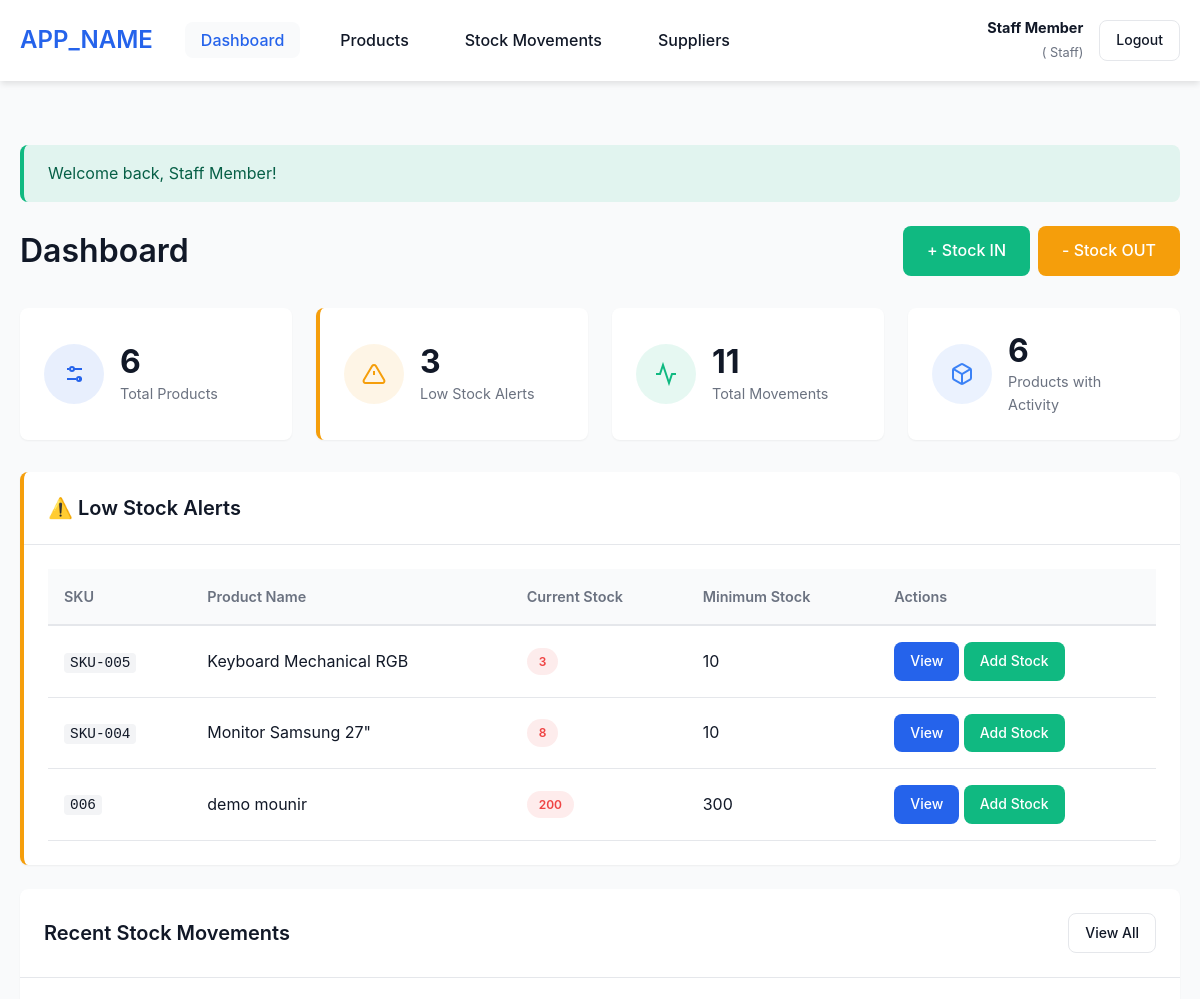
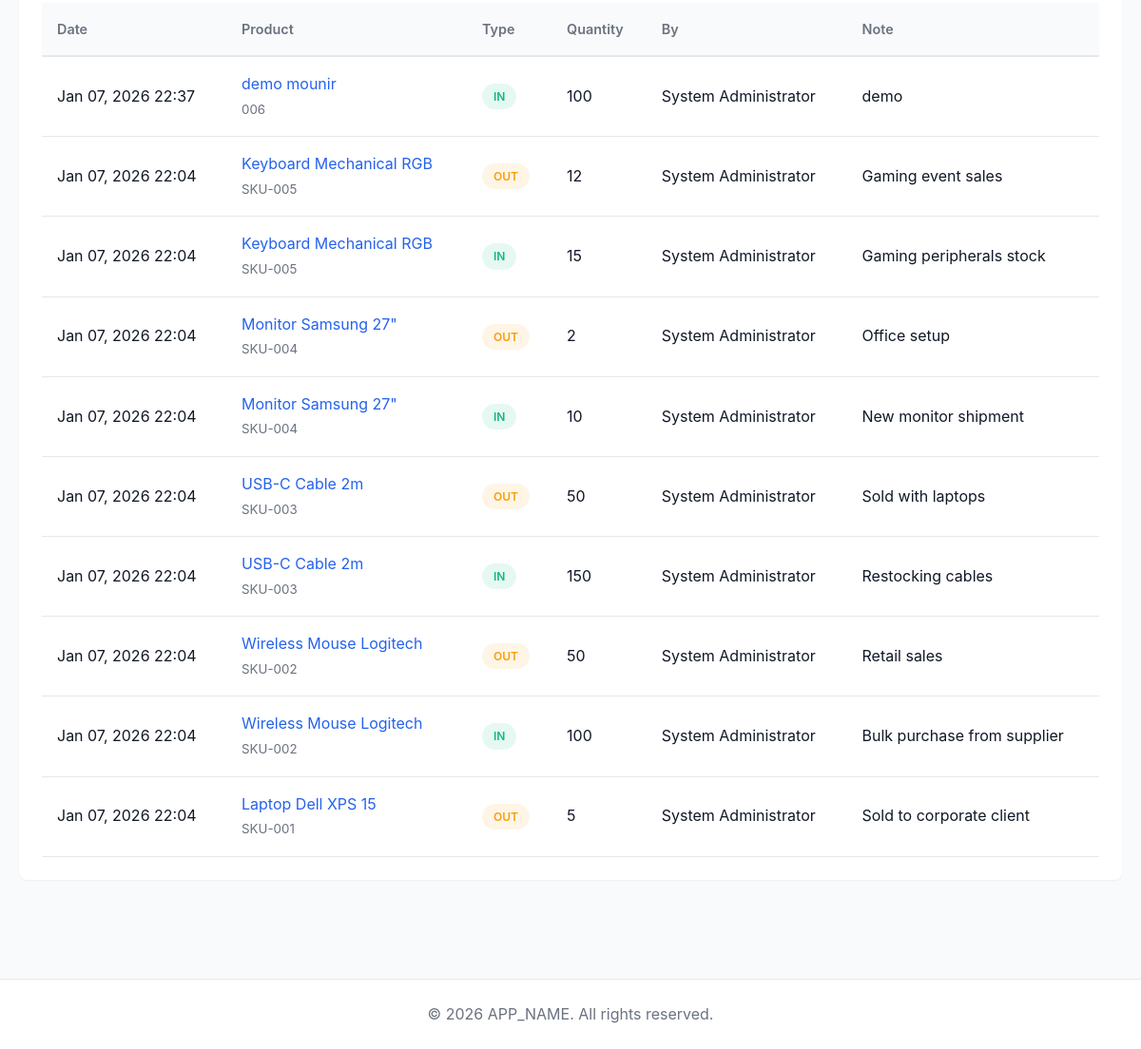
/index.php?page=dashboard (signed in), run on the app's committed database (2 pictures, top to bottom).
### tables this page shows
CREATE TABLE `products` (
  `id` int(10) UNSIGNED NOT NULL,
  `sku` varchar(50) NOT NULL,
  `name` varchar(200) NOT NULL,
  `description` text DEFAULT NULL,
  `purchase_price` decimal(10,2) NOT NULL DEFAULT 0.00,
  `selling_price` decimal(10,2) NOT NULL DEFAULT 0.00,
  `quantity` int(11) NOT NULL DEFAULT 0,
  `minimum_quantity` int(11) NOT NULL DEFAULT 10,
  `is_active` tinyint(1) NOT NULL DEFAULT 1,
  `supplier_id` int(10) UNSIGNED DEFAULT NULL,
  `created_by` int(10) UNSIGNED DEFAULT NULL,
  `created_at` timestamp NOT NULL DEFAULT current_timestamp(),
  `updated_at` timestamp NOT NULL DEFAULT current_timestamp() ON UPDATE current_timestamp()
);

CREATE TABLE `stock_movements` (
  `id` int(10) UNSIGNED NOT NULL,
  `product_id` int(10) UNSIGNED NOT NULL,
  `movement_type` enum('IN','OUT') NOT NULL,
  `quantity` int(11) NOT NULL,
  `note` text DEFAULT NULL,
  `created_by` int(10) UNSIGNED DEFAULT NULL,
  `created_at` timestamp NOT NULL DEFAULT current_timestamp()
);

CREATE TABLE `users` (
  `id` int(10) UNSIGNED NOT NULL,
  `username` varchar(50) NOT NULL,
  `email` varchar(100) NOT NULL,
  `password` varchar(255) NOT NULL,
  `full_name` varchar(100) NOT NULL,
  `role` enum('admin','staff','viewer') NOT NULL DEFAULT 'viewer',
  `is_active` tinyint(1) NOT NULL DEFAULT 1,
  `created_at` timestamp NOT NULL DEFAULT current_timestamp(),
  `updated_at` timestamp NOT NULL DEFAULT current_timestamp() ON UPDATE current_timestamp()
);

### controllers/DashboardController.php (called while the page is built, shortened)
<?php
require_once __DIR__ . '/../models/Product.php';
require_once __DIR__ . '/../models/StockMovement.php';
require_once __DIR__ . '/../includes/helpers.php';
class DashboardController
{
    private $productModel;
    private $stockMovementModel;
    public function __construct()
    {
        $this->productModel = new Product();
        $this->stockMovementModel = new StockMovement();
    }
    public function index()
    {
        $totalProducts = $this->productModel->getTotalCount();
        $lowStockCount = $this->productModel->getLowStockCount();
        $lowStockProducts = $this->productModel->getLowStock();
        $recentMovements = $this->stockMovementModel->getRecent(10);
        $movementStats = $this->stockMovementModel->getStatistics();
        require_once __DIR__ . '/../views/dashboard/index.php';
    }
}

### includes/helpers.php (called while the page is built, shortened)
<?php
function formatDate($date, $format = 'Y-m-d H:i:s')
{
    return date($format, strtotime($date));
}
function isLoggedIn()
{
    return isset($_SESSION['user_id']);
}
function getCurrentUserRole()
{
    return $_SESSION['user_role'] ?? null;
}
function hasRole($roles)
{
    $userRole = getCurrentUserRole();
    if (is_array($roles)) {
        return in_array($userRole, $roles);
    }
    return $userRole === $roles;
}

### config/Database.php (called while the page is built, shortened)
<?php
class Database
{
    private static $instance = null;
    private $connection;
    private function __construct()
    {
        try {
            $dsn = "mysql:host=" . DB_HOST . ";dbname=" . DB_NAME . ";charset=" . DB_CHARSET;
            $options = [
                PDO::ATTR_ERRMODE => PDO::ERRMODE_EXCEPTION,
                PDO::ATTR_DEFAULT_FETCH_MODE => PDO::FETCH_ASSOC,
                PDO::ATTR_EMULATE_PREPARES => false,
                PDO::MYSQL_ATTR_INIT_COMMAND => "SET NAMES " . DB_CHARSET
            ];
            $this->connection = new PDO($dsn, DB_USER, DB_PASS, $options);
        } catch (PDOException $e) {
            error_log("Database Connection Error: " . $e->getMessage());
            die("Database connection failed. Please check your configuration.");
        }
    }
    public static function getInstance()
    {
        if (self::$instance === null) {
            self::$instance = new self();
        }
        return self::$instance;
    }
    public function getConnection()
    {
        return $this->connection;
    }
}

### models/Product.php (called while the page is built, shortened)
<?php
require_once __DIR__ . '/../config/Database.php';
class Product
{
    private $db;
    public function __construct()
    {
        $this->db = Database::getInstance()->getConnection();
    }
    public function getTotalCount($search = null)
    {
        $sql = "SELECT COUNT(*) as count FROM products WHERE 1=1";
        $params = [];
        $stmt = $this->db->prepare($sql);
        $stmt->execute($params);
        $result = $stmt->fetch();
        return $result['count'];
    }
    public function getLowStock()
    {
        $sql = "SELECT p.*, u.full_name as created_by_name
                FROM products p
                LEFT JOIN users u ON p.created_by = u.id
                WHERE p.quantity <= p.minimum_quantity AND p.is_active = 1
                ORDER BY p.quantity ASC";
        $stmt = $this->db->query($sql);
        return $stmt->fetchAll();
    }
    public function getLowStockCount()
    {
        $sql = "SELECT COUNT(*) as count FROM products WHERE quantity <= minimum_quantity AND is_active = 1";
        $stmt = $this->db->query($sql);
        $result = $stmt->fetch();
        return $result['count'];
    }
}

### models/StockMovement.php (called while the page is built, shortened)
<?php
require_once __DIR__ . '/../config/Database.php';
class StockMovement
{
    private $db;
    public function __construct()
    {
        $this->db = Database::getInstance()->getConnection();
    }
    public function getRecent($limit = 10)
    {
        $sql = "SELECT sm.*, p.name as product_name, p.sku as product_sku, u.full_name as created_by_name
                FROM stock_movements sm
                LEFT JOIN products p ON sm.product_id = p.id
                LEFT JOIN users u ON sm.created_by = u.id
                ORDER BY sm.created_at DESC
                LIMIT :limit";
        $stmt = $this->db->prepare($sql);
        $stmt->bindValue(':limit', $limit, PDO::PARAM_INT);
        $stmt->execute();
        return $stmt->fetchAll();
    }
    public function getStatistics()
    {
        $sql = "SELECT
                    COUNT(*) as total_movements,
                    SUM(CASE WHEN movement_type = 'IN' THEN quantity ELSE 0 END) as total_in,
                    SUM(CASE WHEN movement_type = 'OUT' THEN quantity ELSE 0 END) as total_out,
                    COUNT(DISTINCT product_id) as products_affected
                FROM stock_movements";
        $stmt = $this->db->query($sql);
        return $stmt->fetch();
    }
}

### views/dashboard/index.php (the view, shortened to what this page needs)
<?php
require_once __DIR__ . '/../../includes/header.php';
?>
<div class="container">
    <div class="page-header">
        <h1>Dashboard</h1>
        <div class="page-actions">
            <?php if (hasRole(['admin', 'staff'])): ?>
                <a href="index.php?page=stock&action=in" class="btn btn-success">+ Stock IN</a>
                <a href="index.php?page=stock&action=out" class="btn btn-warning">- Stock OUT</a>
            <?php endif; ?>
        </div>
    </div>
    <div class="stats-grid">
        <div class="stat-card">
            <div class="stat-icon stat-icon-primary">
                <svg width="24" height="24" viewBox="0 0 24 24" fill="none" stroke="currentColor" stroke-width="2">
                    <path d="M20 7h-9M14 17H5M20 17h-3M5 7h2"></path>
                    <circle cx="10" cy="7" r="2"></circle>
                    <circle cx="17" cy="17" r="2"></circle>
                </svg>
            </div>
            <div class="stat-content">
                <h3>
                    <?php echo number_format($totalProducts); ?>
                </h3>
                <p>Total Products</p>
            </div>
        </div>
        <div class="stat-card <?php echo $lowStockCount > 0 ? 'stat-card-warning' : ''; ?>">
            <div class="stat-icon stat-icon-warning">
                <svg width="24" height="24" viewBox="0 0 24 24" fill="none" stroke="currentColor" stroke-width="2">
                    <path d="M10.29 3.86L1.82 18a2 2 0 001.71 3h16.94a2 2 0 001.71-3L13.71 3.86a2 2 0 00-3.42 0z">
                    </path>
                    <line x1="12" y1="9" x2="12" y2="13"></line>
                    <line x1="12" y1="17" x2="12.01" y2="17"></line>
                </svg>
            </div>
            <div class="stat-content">
                <h3>
                    <?php echo number_format($lowStockCount); ?>
                </h3>
                <p>Low Stock Alerts</p>
            </div>
        </div>
        <div class="stat-card">
            <div class="stat-icon stat-icon-success">
                <svg width="24" height="24" viewBox="0 0 24 24" fill="none" stroke="currentColor" stroke-width="2">
                    <polyline points="22 12 18 12 15 21 9 3 6 12 2 12"></polyline>
                </svg>
            </div>
            <div class="stat-content">
                <h3>
                    <?php echo number_format($movementStats['total_movements'] ?? 0); ?>
                </h3>
                <p>Total Movements</p>
            </div>
        </div>
        <div class="stat-card">
            <div class="stat-icon stat-icon-info">
            </div>
            <div class="stat-content">
                <h3>
                    <?php echo number_format($movementStats['products_affected'] ?? 0); ?>
                </h3>
                <p>Products with Activity</p>
            </div>
        </div>
    </div>
    <?php if (!empty($lowStockProducts)): ?>
        <div class="card card-warning">
            <div class="card-header">
                <h2>⚠️ Low Stock Alerts</h2>
            </div>
            <div class="card-body">
                <div class="table-responsive">
                    <table class="table">
                        <thead>
                            <tr>
                                <th>SKU</th>
                                <th>Product Name</th>
                                <th>Current Stock</th>
                                <th>Minimum Stock</th>
                                <th>Actions</th>
                            </tr>
                        </thead>
                        <tbody>
                            <?php foreach ($lowStockProducts as $product): ?>
                                <tr>
                                    <td><code><?php echo htmlspecialchars($product['sku']); ?></code></td>
                                    <td>
                                        <?php echo htmlspecialchars($product['name']); ?>
                                    </td>
                                    <td><span class="badge badge-danger">
                                            <?php echo $product['quantity']; ?>
                                        </span></td>
                                    <td>
                                        <?php echo $product['minimum_quantity']; ?>
                                    </td>
                                    <td>
                                        <a href="index.php?page=products&action=view&id=<?php echo $product['id']; ?>"
                                            class="btn btn-sm btn-primary">View</a>
                                        <?php if (hasRole(['admin', 'staff'])): ?>
                                            <a href="index.php?page=stock&action=in" class="btn btn-sm btn-success">Add Stock</a>
                                        <?php endif; ?>
                                    </td>
                                </tr>
                            <?php endforeach; ?>
                        </tbody>
                    </table>
                </div>
            </div>
        </div>
    <?php endif; ?>
    <div class="card">
        <div class="card-header">
            <h2>Recent Stock Movements</h2>
            <a href="index.php?page=stock" class="btn btn-sm btn-outline">View All</a>
        </div>
        <div class="card-body">
            <?php if (!empty($recentMovements)): ?>
                <div class="table-responsive">
                    <table class="table">
                        <thead>
                            <tr>
                                <th>Date</th>
                                <th>Product</th>
                                <th>Type</th>
                                <th>Quantity</th>
                                <th>By</th>
                                <th>Note</th>
                            </tr>
                        </thead>
                        <tbody>
                            <?php foreach ($recentMovements as $movement): ?>
                                <tr>
                                    <td>
                                        <?php echo formatDate($movement['created_at'], 'M d, Y H:i'); ?>
                                    </td>
                                    <td>
                                        <a href="index.php?page=products&action=view&id=<?php echo $movement['product_id']; ?>">
                                            <?php echo htmlspecialchars($movement['product_name']); ?>
                                        </a>
                                        <br><small class="text-muted">
                                            <?php echo htmlspecialchars($movement['product_sku']); ?>
                                        </small>
                                    </td>
                                    <td>
                                        <span
                                            class="badge badge-<?php echo $movement['movement_type'] === 'IN' ? 'success' : 'warning'; ?>">
                                            <?php echo $movement['movement_type']; ?>
                                        </span>
                                    </td>
                                    <td>
                                        <?php echo number_format($movement['quantity']); ?>
                                    </td>
                                    <td>
                                        <?php echo htmlspecialchars($movement['created_by_name'] ?? 'N/A'); ?>
                                    </td>
                                    <td>
                                        <?php echo htmlspecialchars($movement['note'] ?? '-'); ?>
                                    </td>
                                </tr>
                            <?php endforeach; ?>
                        </tbody>
                    </table>
                </div>
            <?php else: ?>
                <p class="text-muted">No stock movements yet.</p>
            <?php endif; ?>
        </div>
    </div>
</div>
<?php require_once __DIR__ . '/../../includes/footer.php'; ?>

### data on the page
products: sku "SKU-005", name "Keyboard Mechanical RGB", quantity "3", minimum_quantity "10"
products: sku "SKU-004", name "Monitor Samsung 27\"", quantity "8", minimum_quantity "10"
products: sku "006", name "demo mounir", quantity "200", minimum_quantity "300"
stock_movements: created_at "Jan 07, 2026 22:37", product.name "demo mounir", product.sku "006", movement_type "IN", quantity "100", created_by.full_name "System Administrator", note "demo"
stock_movements: created_at "Jan 07, 2026 22:04", product.name "Keyboard Mechanical RGB", product.sku "SKU-005", movement_type "OUT", quantity "12", created_by.full_name "System Administrator", note "Gaming event sales"
stock_movements: created_at "Jan 07, 2026 22:04", product.name "Keyboard Mechanical RGB", product.sku "SKU-005", movement_type "IN", quantity "15", created_by.full_name "System Administrator", note "Gaming peripherals stock"
stock_movements: created_at "Jan 07, 2026 22:04", product.name "Monitor Samsung 27\"", product.sku "SKU-004", movement_type "OUT", quantity "2", created_by.full_name "System Administrator", note "Office setup"
stock_movements: created_at "Jan 07, 2026 22:04", product.name "Monitor Samsung 27\"", product.sku "SKU-004", movement_type "IN", quantity "10", created_by.full_name "System Administrator", note "New monitor shipment"
stock_movements: created_at "Jan 07, 2026 22:04", product.name "USB-C Cable 2m", product.sku "SKU-003", movement_type "OUT", quantity "50", created_by.full_name "System Administrator", note "Sold with laptops"
stock_movements: created_at "Jan 07, 2026 22:04", product.name "USB-C Cable 2m", product.sku "SKU-003", movement_type "IN", quantity "150", created_by.full_name "System Administrator", note "Restocking cables"
stock_movements: created_at "Jan 07, 2026 22:04", product.name "Wireless Mouse Logitech", product.sku "SKU-002", movement_type "OUT", quantity "50", created_by.full_name "System Administrator", note "Retail sales"
stock_movements: created_at "Jan 07, 2026 22:04", product.name "Wireless Mouse Logitech", product.sku "SKU-002", movement_type "IN", quantity "100", created_by.full_name "System Administrator", note "Bulk purchase from supplier"
stock_movements: created_at "Jan 07, 2026 22:04", product.name "Laptop Dell XPS 15", product.sku "SKU-001", movement_type "OUT", quantity "5", created_by.full_name "System Administrator", note "Sold to corporate client"

### other printed values
APP_NAME "APP_NAME"
$_SESSION['full_name'] "Staff Member"
$_SESSION['user_role'] "Staff"
$flashMessage['message'] "Welcome back, Staff Member!"
$totalProducts "6"
$lowStockCount "3"
$movementStats['total_movements'] "11"
$movementStats['products_affected'] "6"
